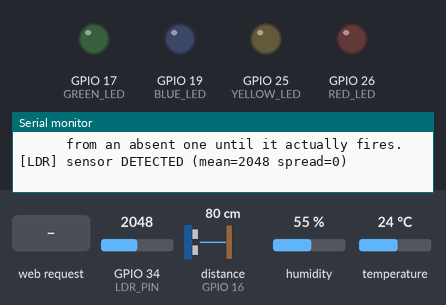
Bench run of a sketch on a simulated ESP32. Parts: output pins drawn as LEDs (lit = HIGH), the last lines printed to the serial monitor. Wiring (inferred from the names in the program): ultrasonic range finder: trigger GPIO 18; echo GPIO 16. Inputs (shaded band) come from the test bench; at power-on: GPIO 34 (LDR_PIN) = 2048, distance to the obstacle (sensor on GPIO 16) 80 cm, humidity 55 %, temperature 24 °C (analog values on the 0–4095 scale). The echo pulse lasts 58.3 µs per cm; WiFi joins after 1.5 s; servers stay silent unless stated; pins used as bus, display or sensor lines are not drawn.

Above: at 2.8 s.
2.9 s: HTTP request GET /red/on received
At 3.6 s:
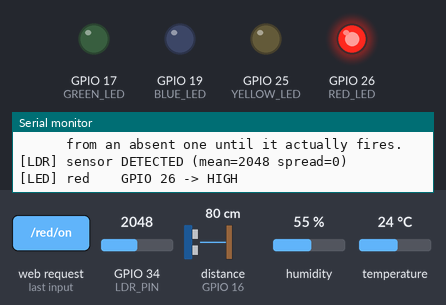
4.4 s: HTTP request GET /green/on received
At 4.7 s:
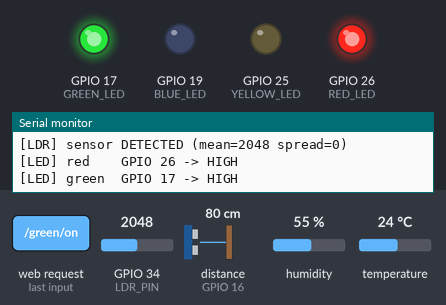
5.9 s: HTTP request GET /red/off received
At 7.1 s:
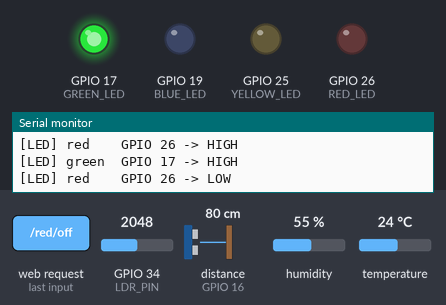
7.4 s: HTTP request GET /yellow/on received
At 8.2 s:
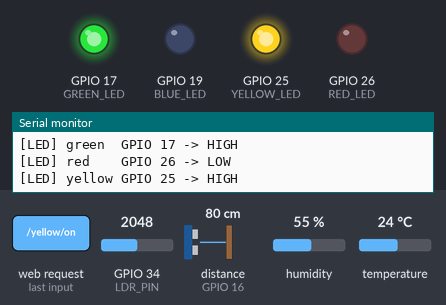
8.9 s: HTTP request GET /green/off received
At 9.4 s:
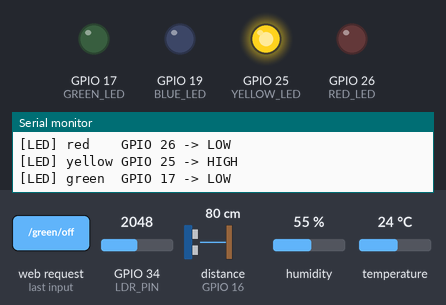
10.4 s: HTTP request GET /blue/on received
At 11.7 s:
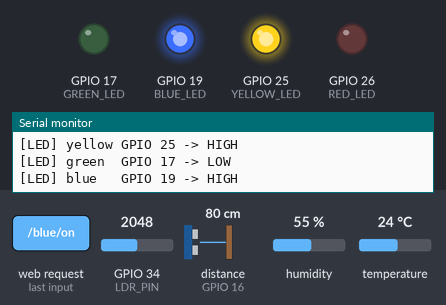
Timing chart, 0 to 12.9 s (numbered marks = the images above; inputs shaded):
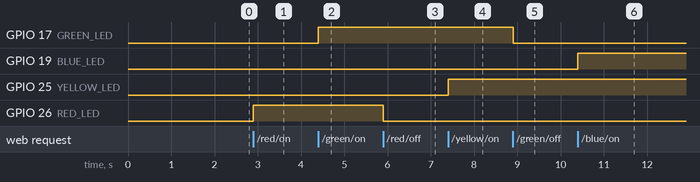

The sketch:

esp32_lan_mode.ino
```cpp
/*
 * LAN MODE  -  ESP32 as a headless IoT device.
 *
 * The React dashboard runs on your computer under Vite (http://localhost:5173)
 * and talks to this board across the Wi-Fi network. The ESP32 serves NO web
 * UI in this phase:
 *
 *   - no LittleFS
 *   - no ESPAsyncWebServer
 *   - no index.html / React assets
 *
 * It does three jobs:
 *
 *   HTTP  :80   GET /<red|green|yellow|blue>/<on|off>   -> drives a GPIO
 *   HTTP  :80   GET /sensors                            -> JSON sensor snapshot
 *   WS    :81   broadcasts "temperature,humidity,motion" e.g. 29.3,47.0,1
 *
 * Libraries: WiFi.h and WebServer.h ship with the ESP32 core, so the only
 * external dependencies are the two you already have - WebSockets (Markus
 * Sattler) and DHT sensor library (Adafruit). No JSON library needed; the
 * /sensors payload is small enough to build by hand.
 *
 * WIRING
 *   DHT11    DATA = GPIO 5, VCC = 3.3V, GND = GND
 *   Red LED     = GPIO 26
 *   Green LED   = GPIO 17
 *   Yellow LED  = GPIO 25
 *   Blue LED    = GPIO 19
 *   HC-SR04  TRIG = GPIO 18, ECHO = GPIO 16
 *   LDR      analog output = GPIO 34
 *   PIR      OUT = GPIO 27, VCC = 5V (HC-SR501) or 3.3V, GND = GND
 *
 *   !! HC-SR04 ECHO WARNING !!
 *   A stock HC-SR04 runs at 5V and its ECHO pin swings to 5V. ESP32 GPIOs are
 *   3.3V and are NOT 5V tolerant. Put a divider on ECHO (e.g. 1k from ECHO to
 *   the GPIO, 2k from the GPIO to GND) or use a 3.3V-capable module.
 *
 *   !! LDR ON GPIO 34 !!
 *   GPIO34 is input-only and sits on ADC1, which is the correct choice: ADC2
 *   pins stop working while Wi-Fi is active. It is never configured as an
 *   output - it physically cannot drive one. Resolution is 12-bit, so
 *   readings run 0..4095, not 0..1023.
 *   GPIO34 also has no internal pull-up/pull-down, so an unwired pin floats;
 *   that is what the availability heuristic below exists to catch.
 *
 *   !! PIR ON GPIO 27 !!
 *   An HC-SR501 is happiest on 5V (its regulator needs the headroom) but its
 *   OUT pin swings to 3.3V, so it drives an ESP32 GPIO directly - no divider
 *   needed on this one. GPIO27 is a normal bidirectional pin; it is only ever
 *   configured as an input here.
 *
 * SENSOR-INDEPENDENCE GUARANTEE
 *   Every sensor is sampled on its own millis() timer in loop() and cached.
 *   A DHT read failure does not stop the ultrasonic, LDR or PIR from being
 *   sampled or reported, and no sensor blocks another: the PIR is a single
 *   digitalRead with no delay in its path.
 *
 * SETUP
 *   1. Put your Wi-Fi credentials below.
 *   2. Upload this sketch (Sketch > Upload). No filesystem upload needed.
 *   3. Open Serial Monitor at 115200 and copy the printed IP address.
 *   4. Put that IP in frontend/.env as VITE_ESP32_IP, then run npm run dev.
 *
 * The Access-Control-Allow-Origin header on every route is what allows the
 * browser at http://localhost:5173 to call this board directly.
 */

#include <WiFi.h>
#include <WebServer.h>
#include <WebSocketsServer.h>
#include <DHT.h>

// ---------------------------------------------------------------- Wi-Fi ----
const char* ssid     = "YOUR_WIFI_SSID";
const char* password = "YOUR_WIFI_PASSWORD";

// ---------------------------------------------------------- DHT11 sensor ---
#define DHTPIN  5
#define DHTTYPE DHT11
DHT dht(DHTPIN, DHTTYPE);

// ------------------------------------------------------------------ LEDs ---
#define RED_LED    26
#define GREEN_LED  17
#define YELLOW_LED 25
#define BLUE_LED   19

// ----------------------------------------------- HC-SR04 ultrasonic ------
#define TRIG_PIN 18
#define ECHO_PIN 16

// Echo timeout in microseconds. 25000us ~ 4.3m, past the HC-SR04's useful
// range, so anything longer is treated as "no echo" rather than a huge value.
const unsigned long ULTRASONIC_TIMEOUT_US = 25000UL;
const float ULTRASONIC_MAX_CM = 400.0f;
const float ULTRASONIC_MIN_CM = 2.0f;
const unsigned long ULTRASONIC_INTERVAL_MS = 50;

// -------------------------------------------------------- LDR / GPIO 34 ---
// Input-only ADC1 pin. Never set to OUTPUT.
#define LDR_PIN 34

/*
 * Availability heuristic - NOT a guarantee.
 *
 * A single analog pin cannot truly report whether something is wired to it.
 * An unconnected ADC input floats: it drifts, picks up noise, or sits pinned
 * at a rail. A real LDR divider instead sits somewhere mid-scale and is
 * stable sample to sample.
 *
 * So we sample a burst and call the sensor "available" only when the mean is
 * away from both rails AND the spread across the burst is small. That
 * correctly rejects the common disconnected cases without pretending to be
 * a connection detector. Tune these if your divider sits near a rail.
 */
const int LDR_SAMPLES     = 16;
const int LDR_VALID_MIN   = 15;    // at/below this the pin reads as tied low
const int LDR_VALID_MAX   = 4080;  // at/above this the pin reads as tied high
const int LDR_MAX_SPREAD  = 500;   // floating pins wander far more than this
const unsigned long LDR_INTERVAL_MS = 500;

// -------------------------------------------------------- PIR / GPIO 27 ---
#define PIR_PIN 27

/*
 * INPUT vs INPUT_PULLDOWN - the one deliberate deviation, and why.
 *
 * A PIR module drives its OUT pin push-pull, so it overrides the ESP32's
 * ~45k internal pulldown without trouble. Selecting INPUT_PULLDOWN therefore
 * changes nothing while the sensor is wired, but it gives the pin a DEFINED
 * idle level when it is not: LOW. On a bare INPUT the pin floats and reports
 * random motion, and the availability heuristic below would latch true on
 * noise. If you specifically want a floating input, change this one constant
 * to INPUT - nothing else in the sketch depends on it.
 */
const uint8_t PIR_PIN_MODE = INPUT_PULLDOWN;

/** Polled this often. A digitalRead costs nothing, so this stays tight. */
const unsigned long PIR_INTERVAL_MS = 50;

/**
 * How long a HIGH keeps `motion` true after the pin drops again. An HC-SR501
 * already stretches its own pulse, but this makes the reported state
 * independent of when a client happens to poll.
 */
const unsigned long PIR_HOLD_MS = 2500;

/**
 * How long an unconsumed latch stays valid. The latches exist to bridge a
 * client whose poll was slow or dropped; they must NOT keep a pulse alive
 * indefinitely, or a client that went quiet for a minute would come back and
 * be told about motion that ended long ago. Anything past this is history,
 * not a current reading.
 */
const unsigned long PIR_LATCH_TTL_MS = 5000;

/**
 * HC-SR501 modules need to stabilise after power-up and emit spurious HIGHs
 * while they do. Readings are ignored entirely until this has elapsed, so
 * boot noise cannot be mistaken for motion or for proof the sensor exists.
 * Raise to 60000 if your module is still twitchy on a cold start.
 */
const unsigned long PIR_WARMUP_MS = 30000UL;

/*
 * WHAT motionSensorAvailable DOES AND DOES NOT MEAN
 *
 * THE LIMITATION, STATED FIRST
 *   A digital PIR CANNOT be checked for physical disconnection. Its OUT pin
 *   idles LOW, and an unwired pin held down by the internal pulldown also
 *   reads LOW. The two are electrically identical. There is no sampling
 *   trick, no burst, no spread test that separates "the room is empty" from
 *   "the connector fell off" - unlike the LDR above, where a floating analog
 *   pin at least wanders. So this firmware NEVER infers disconnection from a
 *   LOW reading, and no client should either.
 *
 * THEREFORE the two fields answer two different questions:
 *
 *   motion                 - the current (held) motion state of the input.
 *                            A live measurement.
 *
 *   motionSensorAvailable  - whether the firmware has the PIR feature
 *                            configured and usable: GPIO 27 claimed as an
 *                            input and past its warm-up. A statement about
 *                            THIS FIRMWARE, not about the wiring.
 *
 * So motionSensorAvailable is true from the end of warm-up onward, whether or
 * not the sensor has ever fired, and whether or not it is even plugged in.
 * It goes false only while the feature is genuinely not usable yet.
 *
 * Whether a PIR is actually attached is a question the hardware cannot
 * answer. It has to be established by a human waving at it.
 */

// --------------------------------------------------------------- Servers ---
WebServer server(80);
WebSocketsServer webSocket = WebSocketsServer(81);

// ------------------------------------------------------- Cached readings ---
// pulseIn() blocks and the LDR burst takes ~16ms. Doing either inside an HTTP
// handler would stall the WebSocket broadcast, so both are sampled on their
// own timers in loop() and /sensors just serialises whatever is cached.
float lastTemperature   = NAN;
float lastHumidity      = NAN;
float lastDistanceCm    = -1.0f;   // -1 => no valid echo
int   lastLightValue    = -1;      // -1 => unavailable
bool  lightAvailable    = false;

// PIR. `motionHeld` is the smoothed state; the two latches guarantee that a
// pulse shorter than a client's poll interval is still delivered exactly once
// to each transport, since HTTP and the WebSocket consume at different rates.
bool  motionHeld        = false;
bool  motionSeen        = false;   // pin has gone HIGH at least once - LOGGING
                                   // ONLY. Never used to judge availability;
                                   // see the note above for why it cannot be.
bool  motionLatchHttp   = false;   // HIGH seen since the last /sensors reply
bool  motionLatchWs     = false;   // HIGH seen since the last WS broadcast
bool  pirWarm           = false;   // warm-up done => feature usable
unsigned long lastMotionHighMs = 0;

unsigned long lastDHTRead        = 0;
unsigned long lastUltrasonicRead = 0;
unsigned long lastLdrRead        = 0;
unsigned long lastPirRead        = 0;
unsigned long lastWsBroadcast    = 0;
const long dhtInterval = 2000;

// A motion edge triggers an out-of-band broadcast so the WebSocket does not
// sit on a state change for up to 2s. Rate limited so it can never flood.
const unsigned long WS_MOTION_MIN_GAP_MS = 500;

// Allow the dashboard running on your computer to read these responses.
void sendCORS() {
  server.sendHeader("Access-Control-Allow-Origin", "*");
  server.sendHeader("Access-Control-Allow-Methods", "GET, OPTIONS");
  server.sendHeader("Access-Control-Allow-Headers", "*");
}

void handleLed(int pin, bool on, const char* name) {
  digitalWrite(pin, on ? HIGH : LOW);
  sendCORS();
  server.send(200, "text/plain", "OK");
  Serial.printf("[LED] %-6s GPIO %2d -> %s\n", name, pin, on ? "HIGH" : "LOW");
}

// ------------------------------------------------------------- Sampling ---

/** Returns distance in cm, or -1 when there is no usable echo. */
float readDistanceCm() {
  digitalWrite(TRIG_PIN, LOW);
  delayMicroseconds(2);
  digitalWrite(TRIG_PIN, HIGH);
  delayMicroseconds(10);
  digitalWrite(TRIG_PIN, LOW);

  unsigned long duration = pulseIn(ECHO_PIN, HIGH, ULTRASONIC_TIMEOUT_US);
  if (duration == 0) return -1.0f;            // timed out: nothing in range

  float cm = duration / 58.0f;                // speed of sound, round trip
  if (cm < ULTRASONIC_MIN_CM || cm > ULTRASONIC_MAX_CM) return -1.0f;
  return cm;
}

/** Samples GPIO34 and decides whether the reading looks like a real sensor. */
void readLdr() {
  int minV = 4095;
  int maxV = 0;
  long sum = 0;

  for (int i = 0; i < LDR_SAMPLES; i++) {
    int v = analogRead(LDR_PIN);
    sum += v;
    if (v < minV) minV = v;
    if (v > maxV) maxV = v;
    delay(1);
  }

  int mean   = (int)(sum / LDR_SAMPLES);
  int spread = maxV - minV;

  bool plausible = (mean > LDR_VALID_MIN) &&
                   (mean < LDR_VALID_MAX) &&
                   (spread < LDR_MAX_SPREAD);

  if (plausible != lightAvailable) {
    Serial.printf("[LDR] sensor %s (mean=%d spread=%d)\n",
                  plausible ? "DETECTED" : "not detected", mean, spread);
  }

  lightAvailable = plausible;
  lastLightValue = plausible ? mean : -1;
}

/**
 * Samples GPIO27. Non-blocking by construction: one digitalRead, no delay,
 * no pulseIn. Nothing else in loop() is held up by this.
 */
void readPir() {
  unsigned long now = millis();

  // Ignore the module entirely until it has settled.
  if (!pirWarm) {
    if (now < PIR_WARMUP_MS) return;
    pirWarm = true;
    Serial.println("[PIR] warm-up complete, GPIO 27 live");
  }

  if (digitalRead(PIR_PIN) == HIGH) {
    if (!motionSeen) {
      // Log only. This confirms the wiring FOR A HUMAN reading the serial
      // monitor; it deliberately does not feed motionSensorAvailable.
      Serial.println("[PIR] first HIGH seen on GPIO 27 - sensor is wired");
      motionSeen = true;
    }
    motionLatchHttp = true;
    motionLatchWs = true;
    lastMotionHighMs = now;
  }

  motionHeld = motionSeen && (now - lastMotionHighMs < PIR_HOLD_MS);

  // Expire a latch nobody collected. Without this a client that stopped
  // polling would be handed a stale trigger whenever it came back.
  if (motionSeen && now - lastMotionHighMs >= PIR_LATCH_TTL_MS) {
    motionLatchHttp = false;
    motionLatchWs = false;
  }
}

// ---------------------------------------------------------- Broadcasting ---

/**
 * The WebSocket wire format, v2:
 *
 *   "<temperature>,<humidity>,<motion>"      e.g.  29.3,47.0,1
 *
 *   temperature  degrees C, one decimal, or "nan" if the DHT has never
 *                produced a good reading since boot
 *   humidity     percent RH, one decimal, or "nan" under the same condition
 *   motion       "1" or "0" - the same value /sensors reports as `motion`
 *
 * Fields 0 and 1 are byte-for-byte what they always were and stay in the
 * same positions, so a client that splits on ',' and reads [0] and [1]
 * behaves exactly as before. Motion is purely additive.
 *
 * Sent every 2s on the DHT timer, plus once on a motion edge. The last known
 * good temperature/humidity are used, so a failed DHT read never suppresses
 * the motion channel.
 */
void broadcastSensors() {
  String payload = (isnan(lastTemperature) ? String("nan") : String(lastTemperature, 1));
  payload += ",";
  payload += (isnan(lastHumidity) ? String("nan") : String(lastHumidity, 1));
  payload += ",";
  payload += (motionHeld || motionLatchWs) ? "1" : "0";

  motionLatchWs = false;
  lastWsBroadcast = millis();
  webSocket.broadcastTXT(payload);
}

// -------------------------------------------------------------- Routes ---

void handleSensors() {
  String json = "{";

  json += "\"temperature\":";
  json += isnan(lastTemperature) ? "null" : String(lastTemperature, 1);

  json += ",\"humidity\":";
  json += isnan(lastHumidity) ? "null" : String(lastHumidity, 1);

  // distance is null (not 0, not -1) when the sensor gave no usable echo, so
  // the dashboard can distinguish "nothing detected" from "0 cm away".
  json += ",\"distance\":";
  json += (lastDistanceCm < 0) ? "null" : String(lastDistanceCm, 1);
  json += ",\"distanceValid\":";
  json += (lastDistanceCm < 0) ? "false" : "true";

  json += ",\"ldr\":";
  json += lightAvailable ? String(lastLightValue) : "null";
  json += ",\"ldrAvailable\":";
  json += lightAvailable ? "true" : "false";

  json += ",\"ldrMax\":4095";

  // motion is the held state OR a pulse that arrived since the last reply, so
  // a 1Hz poller cannot miss a trigger shorter than its own interval.
  //
  // motionSensorAvailable reports whether THIS FIRMWARE has the PIR feature
  // configured and usable - GPIO 27 claimed and warm-up finished. It says
  // nothing about whether a sensor is physically attached, because a digital
  // PIR cannot be tested for that. A LOW pin is never treated as evidence of
  // a missing sensor.
  json += ",\"motion\":";
  json += (motionHeld || motionLatchHttp) ? "true" : "false";
  json += ",\"motionSensorAvailable\":";
  json += pirWarm ? "true" : "false";
  motionLatchHttp = false;

  json += ",\"uptimeMs\":";
  json += String(millis());
  json += "}";

  sendCORS();
  server.send(200, "application/json", json);
}

void onWebSocketEvent(uint8_t num, WStype_t type, uint8_t* payload, size_t length) {
  (void)payload;
  (void)length;
  if (type == WStype_CONNECTED) {
    IPAddress ip = webSocket.remoteIP(num);
    Serial.printf("[WS] client %u connected from %s\n", num, ip.toString().c_str());
  } else if (type == WStype_DISCONNECTED) {
    Serial.printf("[WS] client %u disconnected\n", num);
  }
}

void setup() {
  Serial.begin(115200);
  delay(100);

  pinMode(RED_LED, OUTPUT);
  pinMode(GREEN_LED, OUTPUT);
  pinMode(YELLOW_LED, OUTPUT);
  pinMode(BLUE_LED, OUTPUT);

  digitalWrite(RED_LED, LOW);
  digitalWrite(GREEN_LED, LOW);
  digitalWrite(YELLOW_LED, LOW);
  digitalWrite(BLUE_LED, LOW);

  pinMode(TRIG_PIN, OUTPUT);
  pinMode(ECHO_PIN, INPUT);
  digitalWrite(TRIG_PIN, LOW);

  pinMode(PIR_PIN, PIR_PIN_MODE);

  analogReadResolution(12);   // 0..4095, matches ldrMax in /sensors
  analogSetPinAttenuation(LDR_PIN, ADC_11db);  // full ~0-3.3V swing on GPIO34

  dht.begin();

  // ------------------------------------------------------------ Wi-Fi ----
  Serial.printf("\nConnecting to %s", ssid);
  WiFi.mode(WIFI_STA);
  WiFi.begin(ssid, password);
  while (WiFi.status() != WL_CONNECTED) {
    delay(500);
    Serial.print(".");
  }

  Serial.println("\n\n========================================");
  Serial.print("  Wi-Fi connected. ESP32 IP: ");
  Serial.println(WiFi.localIP());
  Serial.println("");
  Serial.println("  Put this IP in frontend/.env:");
  Serial.print("    VITE_ESP32_IP=");
  Serial.println(WiFi.localIP());
  Serial.println("    VITE_USE_REAL_ESP32=true");
  Serial.println("========================================\n");

  // ------------------------------------------------------- LED routes ----
  server.on("/red/on",     HTTP_GET, [](){ handleLed(RED_LED,    true,  "red");    });
  server.on("/red/off",    HTTP_GET, [](){ handleLed(RED_LED,    false, "red");    });
  server.on("/green/on",   HTTP_GET, [](){ handleLed(GREEN_LED,  true,  "green");  });
  server.on("/green/off",  HTTP_GET, [](){ handleLed(GREEN_LED,  false, "green");  });
  server.on("/yellow/on",  HTTP_GET, [](){ handleLed(YELLOW_LED, true,  "yellow"); });
  server.on("/yellow/off", HTTP_GET, [](){ handleLed(YELLOW_LED, false, "yellow"); });
  server.on("/blue/on",    HTTP_GET, [](){ handleLed(BLUE_LED,   true,  "blue");   });
  server.on("/blue/off",   HTTP_GET, [](){ handleLed(BLUE_LED,   false, "blue");   });

  // ---------------------------------------------------- Sensor route ----
  server.on("/sensors", HTTP_GET, handleSensors);

  // Answer CORS preflight for any path, harmless for the simple GETs above.
  server.onNotFound([](){
    if (server.method() == HTTP_OPTIONS) {
      sendCORS();
      server.send(204);
      return;
    }
    sendCORS();
    server.send(404, "text/plain",
                "ESP32 LAN mode. No dashboard is served from this device.\n"
                "Run the React dashboard on your computer (npm run dev).\n"
                "LED API: /<red|green|yellow|blue>/<on|off>\n"
                "Sensors: /sensors   Live DHT: ws://<ip>:81/\n");
  });

  server.begin();
  Serial.println("HTTP  :80  LED API + /sensors ready");

  webSocket.begin();
  webSocket.onEvent(onWebSocketEvent);
  Serial.println("WS    :81  broadcast ready: temperature,humidity,motion\n");
  Serial.printf("PIR   GPIO %d warming up for %lus, then reported as\n"
                "      available. A wired sensor cannot be distinguished\n"
                "      from an absent one until it actually fires.\n\n",
                PIR_PIN, PIR_WARMUP_MS / 1000);

  // Prime the cached readings so the first /sensors call is not all nulls.
  readLdr();
  lastDistanceCm = readDistanceCm();
}

void loop() {
  server.handleClient();
  webSocket.loop();

  unsigned long now = millis();

  // ---- PIR: polled first and fastest. One digitalRead, nothing blocking. ----
  bool motionBefore = motionHeld;
  if (now - lastPirRead >= PIR_INTERVAL_MS) {
    lastPirRead = now;
    readPir();
  }

  // ---- DHT11: cached on success, and a failure never suppresses the rest ----
  if (now - lastDHTRead >= dhtInterval) {
    lastDHTRead = now;

    float t = dht.readTemperature();
    float h = dht.readHumidity();

    if (!isnan(t) && !isnan(h)) {
      lastTemperature = t;
      lastHumidity = h;
    } else {
      // Keep the last good values and carry on. The broadcast still goes out
      // below, so motion and the sensor channel survive a flaky DHT.
      Serial.println("[DHT] read failed, keeping last good values");
    }

    broadcastSensors();
  }

  // ---- Motion edge: push it out now rather than waiting for the next tick ---
  if (motionHeld != motionBefore && now - lastWsBroadcast >= WS_MOTION_MIN_GAP_MS) {
    broadcastSensors();
  }

  // ---- Ultrasonic: sampled on its own timer, cached for /sensors ----
  if (now - lastUltrasonicRead >= ULTRASONIC_INTERVAL_MS) {
    lastUltrasonicRead = now;
    lastDistanceCm = readDistanceCm();

    // High-frequency telemetry for gesture engine
    char wsBuf[32];
    if (lastDistanceCm < 0) {
      snprintf(wsBuf, sizeof(wsBuf), "U,0.0,0");
    } else {
      snprintf(wsBuf, sizeof(wsBuf), "U,%.1f,1", lastDistanceCm);
    }
    webSocket.broadcastTXT(wsBuf);
  }

  // ---- LDR: sampled less often, also re-checks availability ----
  if (now - lastLdrRead >= LDR_INTERVAL_MS) {
    lastLdrRead = now;
    readLdr();
  }
}
```

Measured:
- after the input at 2.9 s, GPIO 26 (RED_LED): LOW → HIGH at once
- after the input at 4.4 s, GPIO 17 (GREEN_LED): LOW → HIGH at once
- after the input at 5.9 s, GPIO 26 (RED_LED): HIGH → LOW at once
- after the input at 7.4 s, GPIO 25 (YELLOW_LED): LOW → HIGH at once
- after the input at 8.9 s, GPIO 17 (GREEN_LED): HIGH → LOW at once
- after the input at 10.4 s, GPIO 19 (BLUE_LED): LOW → HIGH at once
